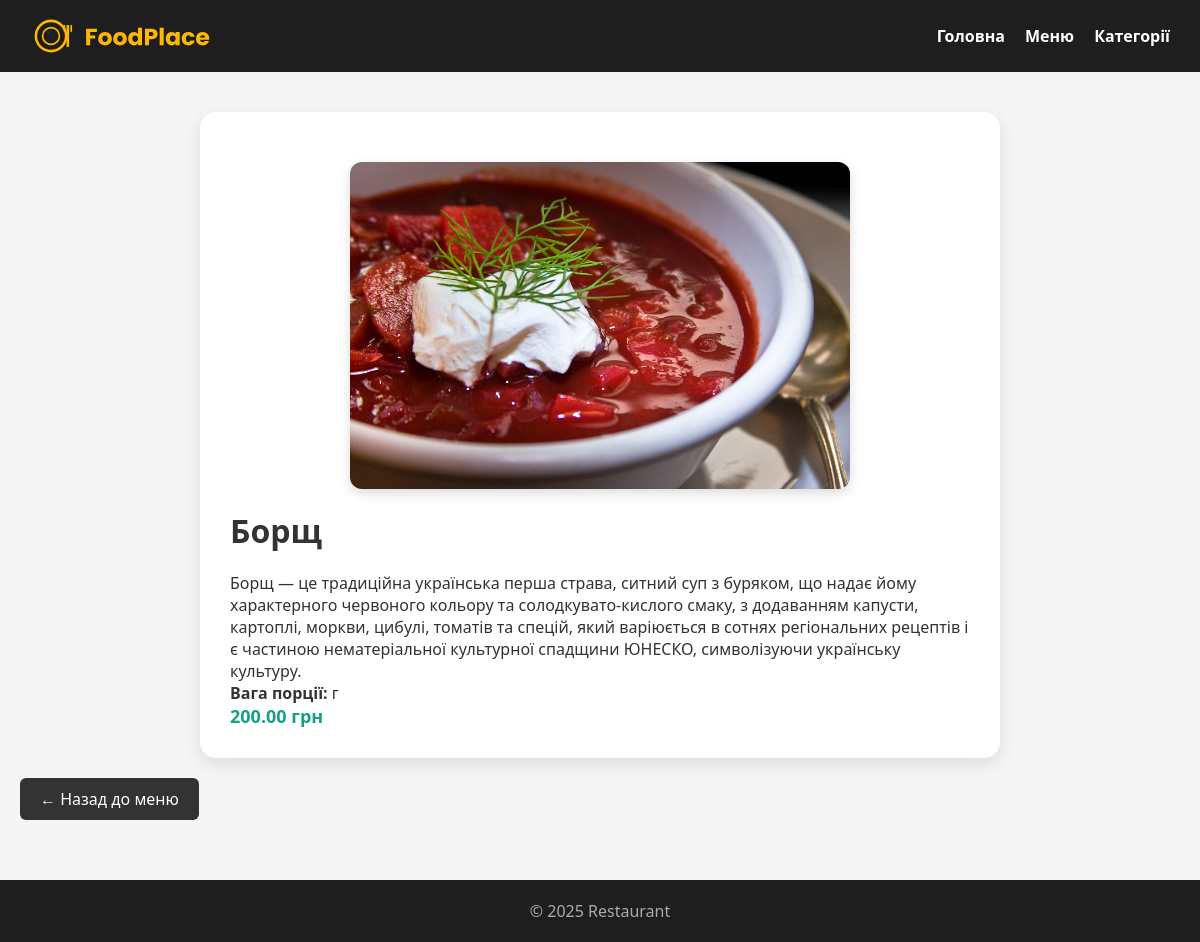
The app's page /dish/2/ with its own data.
### menu/models.py (models this page shows, shortened)
class Dish(models.Model):
    UNIT_CHOICES = [
        ('g', 'г'),
        ('ml', 'мл'),
    ]
    category = models.ForeignKey(
        Category,
        on_delete=models.CASCADE,
        related_name='dishes'
    )
    name = models.CharField(max_length=150)
    description = models.TextField(blank=True)
    price = models.DecimalField(max_digits=6, decimal_places=2)
    image = models.ImageField(upload_to='dishes/', blank=True)
    portion_size = models.PositiveIntegerField(
        verbose_name="Вага / обʼєм порції"
    )
    unit = models.CharField(
        max_length=2,
        choices=UNIT_CHOICES,
        default='g',
        verbose_name="Одиниця виміру"
    )

### menu/views.py (the view)
# urls.py: path('dish/<int:pk>/', views.dish_detail, name='dish_detail'),
def dish_detail(request, pk):
    dish = get_object_or_404(Dish, pk=pk)
    return render(request, 'menu/dish_detail.html', {
        'dish': dish
    })

### menu/templates/menu/dish_detail.html
{% extends 'menu/base.html' %}
{% load static %}
{% block content %}
    <div class="dish-detail">
        {% if dish.image %}
            <img src="{{ dish.image.url }}" alt="{{ dish.name }}" class="dish-detail-img">
        {% endif %}
        <h1>{{ dish.name }}</h1>
        <p>{{ dish.description }}</p>
        <p><strong>Вага порції:</strong> {{ dish.weight }} г</p>
        <div class="price">{{ dish.price }} грн</div>
    </div>
    <a href="{% url 'menu:menu_index' %}" class="btn-back">← Назад до меню</a>
</div>
{% endblock %}

### static/style.css (style rules this page uses)
* { margin: 0; padding: 0; box-sizing: border-box; font-family: 'Segoe UI', sans-serif; }
body { background: #f5f5f5; color: #333; }
h1, h2 { margin-bottom: 20px; }
.price { font-size: 18px; font-weight: bold; color: #16a085; display: flex; gap: 8px; }
.btn-back { display: inline-block; margin-top: 20px; text-decoration: none; color: white; background: #333; padding: 10px 20px; border-radius: 6px; }
.dish-detail-img { width: 100%; max-width: 500px; height: auto; border-radius: 12px; object-fit: cover; display: block; margin: 20px auto; box-shadow: 0 4px 12px rgba(0,0,0,0.15); }
.dish-detail { max-width: 800px; margin: 0 auto; background: #fff; padding: 30px; border-radius: 16px; box-shadow: 0 6px 18px rgba(0,0,0,0.1); }

### records on screen
Dish: image (picture), name "Борщ", description "Борщ — це традиційна українська перша страва, ситний суп з буряком, що надає йому характерного червоного кольору та солодкувато-кислого смаку, з додаванням капусти, картоплі, моркви, цибулі, томатів та спецій, який варіюється в сотнях регіональних рецептів і є частиною нематеріальної культурної спадщини ЮНЕСКО, символізуючи українську культуру.", price "200.00"
